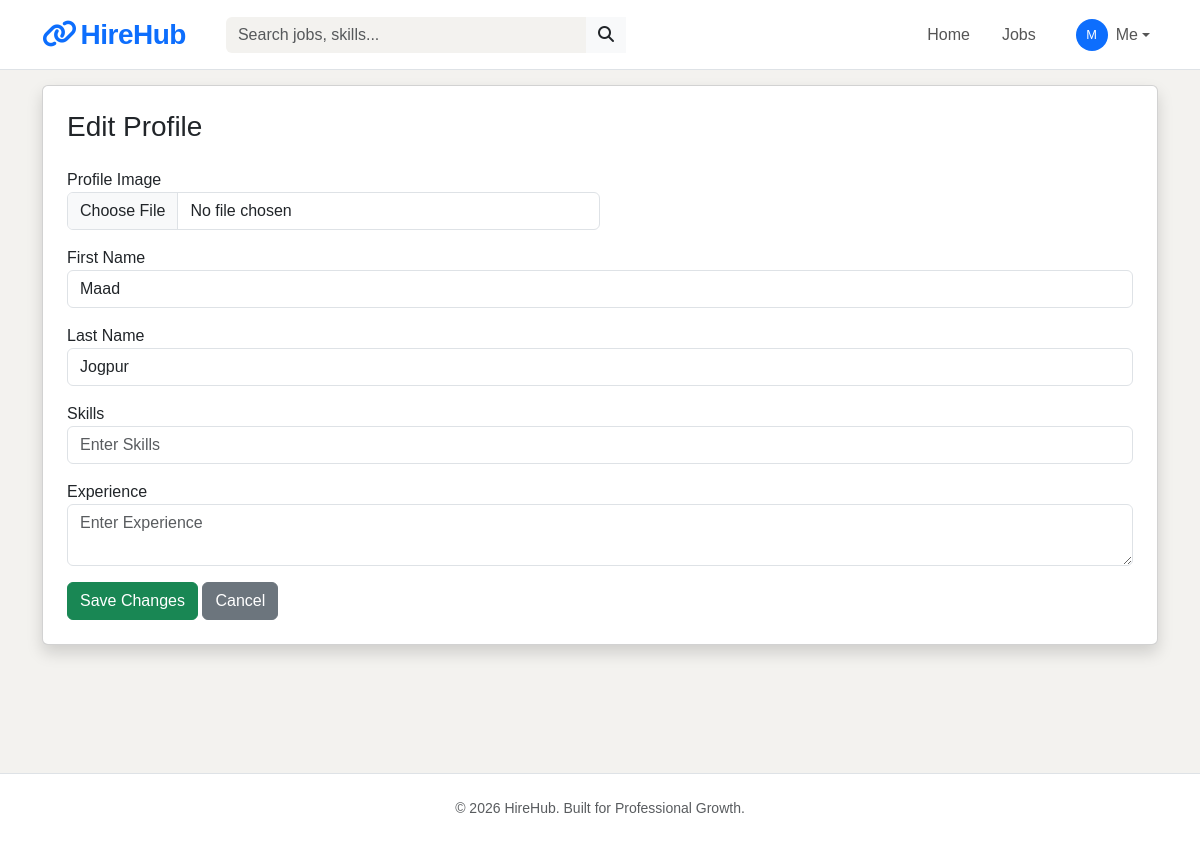
The app's page /profile/edit_profile_seeker (signed in), older data.
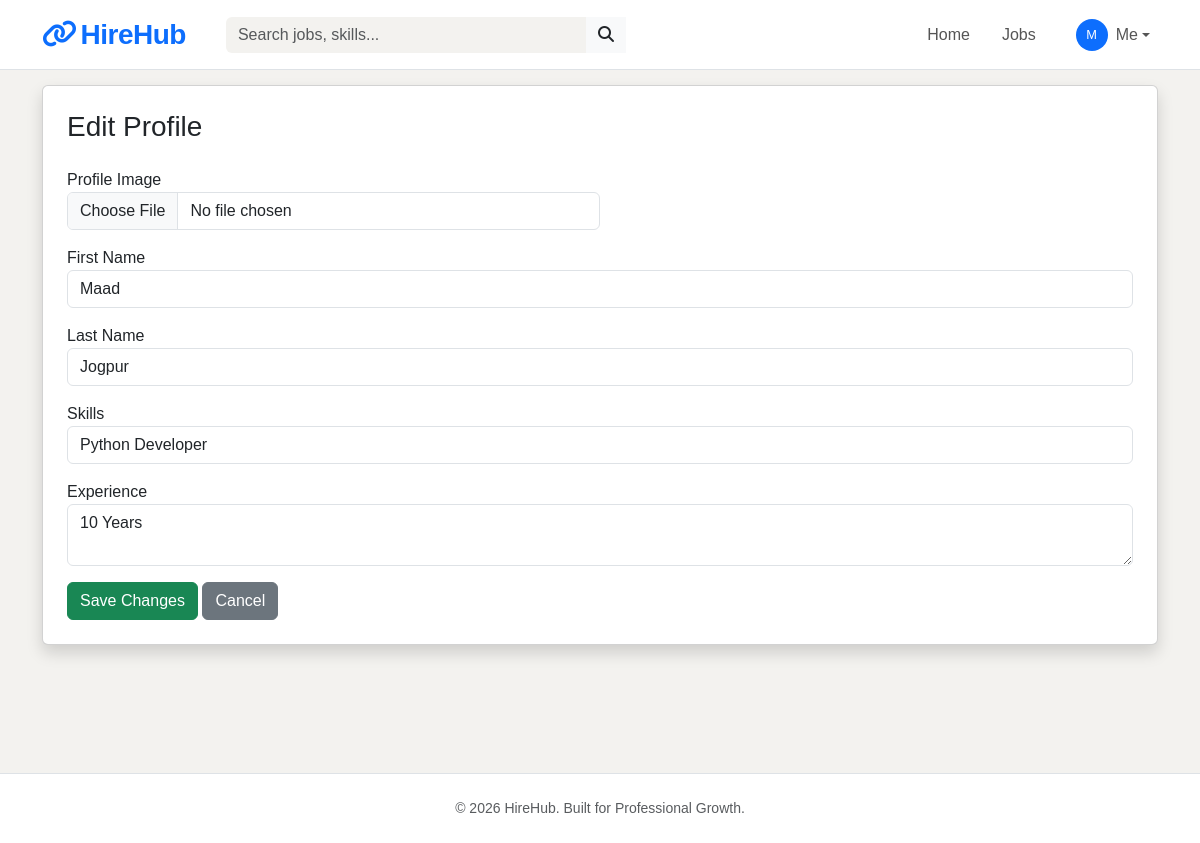
The same page, newer data.
### userprofile/models.py (models this page shows, shortened)
class Profile(models.Model):
    user = models.OneToOneField(Account,on_delete=models.CASCADE)
    profile_photo = models.ImageField(upload_to='profile_pic',blank=True)
    skills = models.CharField(max_length=100, blank=True)
    experience = models.TextField(blank=True)
    company_name = models.CharField(max_length=200,blank=True)
    company_description = models.TextField(max_length=1000,blank=True)

### userprofile/views.py (the view)
# urls.py: path('edit_profile_seeker',views.edit_profile_seeker,name='edit_profile_seeker'),
@login_required(login_url='login')
def edit_profile_seeker(request):
    profile = Profile.objects.get(user=request.user)
    user = Account.objects.get(email = request.user.email)
    if request.method=="POST":
        form = SeekerProfileForm(request.POST,request.FILES,instance=profile)
        user_form = UserEditForm(request.POST,instance = user)
        if form.is_valid():
            if user_form.is_valid():
                form.save()
                user_form.save()
                return redirect('seeker_dashboard')
            else:
                return redirect('edit_profile')
        else:
            return redirect('edit_profile')
    else:
        form = SeekerProfileForm(instance=profile)
        user_form = UserEditForm(instance = user)
    context = {
        'user_form':user_form,
        'seeker_form':form,
        'profile':profile
    }
    return render(request,'edit_profile.html',context)

### userprofile/forms.py
class UserEditForm(forms.ModelForm):
    class Meta:
        model = Account
        fields = ('first_name','last_name')
    def __init__(self,*args,**kwargs):
        super(UserEditForm,self).__init__(*args,**kwargs)
        self.fields['first_name'].widget.attrs = {'Placeholder':'First Name','class':'form-control'}
        self.fields['last_name'].widget.attrs = {'Placeholder':'Last Name','class':'form-control'}

class SeekerProfileForm(forms.ModelForm):
    class Meta:
        model = Profile
        fields = ('profile_photo','skills','experience')
        widgets = {
            'profile_photo': forms.FileInput(attrs={'class': 'form-control'}),
        }
    def __init__(self,*args,**kwargs):
        super(SeekerProfileForm,self).__init__(*args,**kwargs)
        self.fields['profile_photo'].widget.attrs = {'Placeholder':'Upload Profile Picture','class':'form-control'}
        self.fields['skills'].widget.attrs = {'Placeholder':'Enter Skills','class':'form-control'}
        self.fields['experience'].widget.attrs = {'Placeholder':'Enter Experience','class':'form-control'}

### templates/edit_profile.html (shortened to what this page needs)
{% extends 'base.html' %}
{% block content %}
<div class="container mt-5">
    <div class="card shadow p-4">
        <h3 class="mb-4">Edit Profile</h3>
        {% if user.role == "Job Seeker" %}
        <form action="{%url 'edit_profile_seeker'%}" method="POST" enctype="multipart/form-data">
        {% else %}
        <form action="{%url 'edit_profile_recruiter'%}" method="POST" enctype="multipart/form-data">
            {% csrf_token %}
        {% endif %}
            <div class="col-md-6 mb-3">
                <label>Profile Image</label>
                {{seeker_form.profile_photo}}
            </div>
            <div class="mb-3">
                <label>First Name</label>
                {{user_form.first_name}}
            </div>
            <div class="mb-3">
                <label>Last Name</label>
                {{user_form.last_name}}
            </div>
            {% if user.role == 'Job Seeker' %}
                <div class="mb-3">
                    <label>Skills</label>
                    {{seeker_form.skills}}
                </div>
                <div class="mb-3">
                    <label>Experience</label>
                    {{seeker_form.experience}}
                </div>
            {% endif %}
            <button type="submit" class="btn btn-success">
                Save Changes
            </button>
            {% if user.role == 'Job Seeker' %}
                <a href="{%url 'seeker_dashboard'%}" class="btn btn-secondary">
                    Cancel
                </a>
            {% else %}
                <a href="{%url 'recruiter_dashboard'%}" class="btn btn-secondary">
                    Cancel
                </a>
            {% endif %}
        </form>
    </div>
</div>
{% endblock %}

Row changes from the older to the newer data that the page shows:
changed Profile: skills (not shown) → "Python Developer"; experience (not shown) → "10 Years"
